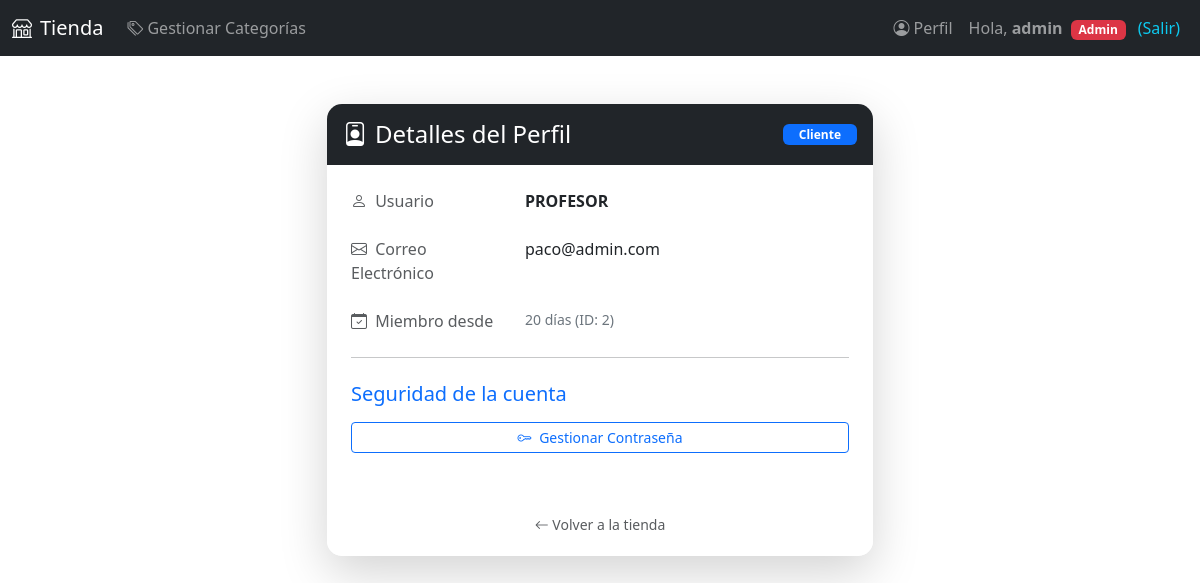
/perfil/profesor (signed in), run on the app's committed database.
### aplicacion/models.py (models this page shows, shortened)
class Usuarios(db.Model, UserMixin):
    __tablename__ = 'usuarios'
    id = Column(Integer, primary_key=True)
    username = Column(String(100), nullable=False)
    password_hash = Column(String(128), nullable=False)
    nombre = Column(String(200), nullable=False)
    email = Column(String(200), nullable=False, unique=True)
    admin = Column(Boolean, default=False)
    @property
    def password(self):
        raise AttributeError('password is not a readable attribute')

### aplicacion/app.py (the view)
@app.route('/perfil/<username>', methods=["GET", "POST"])
@login_required
def perfil(username):
    user = Usuarios.query.filter_by(username=username).first()
    if user is None:
        abort(404)
    form = formChangePassword()
    return render_template("perfil.html", usuario=user, form=form)

### aplicacion/app.py (called while the page is built)
@login_manager.user_loader
def load_user(user_id):
    return Usuarios.query.get(int(user_id))

@app.context_processor
def inject_permissions():
    return dict(
        is_login=current_user.is_authenticated,
        is_admin=getattr(current_user, 'admin', False)
    )

### aplicacion/templates/perfil.html (shortened to what this page needs)
{% extends "base2.html" %}
{% from 'bootstrap5/form.html' import render_form %}
{% block contenido %}
<div class="container mt-5">
    <div class="row justify-content-center">
        <div class="col-md-6">
            <div class="card shadow-lg border-0">
                <div class="card-header bg-dark text-white d-flex justify-content-between align-items-center py-3">
                    <h4 class="mb-0">
                        <span class="bi bi-person-badge me-2"></span>Detalles del Perfil
                    </h4>
                    {% if usuario.admin %}
                        <span class="badge bg-danger px-3">Administrador</span>
                    {% else %}
                        <span class="badge bg-primary px-3">Cliente</span>
                    {% endif %}
                </div>
                <div class="card-body p-4">
                    <div class="row mb-4">
                        <div class="col-sm-4 text-muted">
                            <i class="bi bi-person me-1"></i> Usuario
                        </div>
                        <div class="col-sm-8 fw-bold text-uppercase">
                            {{ usuario.username }}
                        </div>
                    </div>
                    <div class="row mb-4">
                        <div class="col-sm-4 text-muted">
                            <i class="bi bi-envelope me-1"></i> Correo Electrónico
                        </div>
                        <div class="col-sm-8">
                            {{ usuario.email }}
                        </div>
                    </div>
                    <div class="row mb-2">
                        <div class="col-sm-4 text-muted">
                            <i class="bi bi-calendar-check me-1"></i> Miembro desde
                        </div>
                        <div class="col-sm-8 text-secondary small">
                            {{ usuario.id * 10 }} días (ID: {{ usuario.id }})
                        </div>
                    </div>
                    <hr class="my-4">
                    {% if current_user.username == usuario.username or is_admin %}
                    <div class="security-section">
                        <h5 class="text-primary mb-3">Seguridad de la cuenta</h5>
                        <button class="btn btn-outline-primary btn-sm w-100 mb-3" type="button"
                                data-bs-toggle="collapse" data-bs-target="#collapsePassword"
                                aria-expanded="false" aria-controls="collapsePassword">
                            <span class="bi bi-key me-1"></span> Gestionar Contraseña
                        </button>
                    </div>
                    {% else %}
                    <div class="alert alert-light text-center small">
                        <i class="bi bi-info-circle me-1"></i> No tienes permisos para modificar este perfil.
                    </div>
                    {% endif %}
                </div>
                <div class="card-footer bg-white border-top-0 text-center py-3">
                    <a href="{{ url_for('inicio') }}" class="btn btn-link btn-sm text-decoration-none text-muted">
                        <i class="bi bi-arrow-left"></i> Volver a la tienda
                    </a>
                </div>
            </div>
        </div>
    </div>
</div>
{% endblock %}

### aplicacion/templates/base2.html
{% extends "base.html" %}
{% block navbar %}
<nav class="navbar navbar-expand-lg navbar-dark bg-dark">
    <div class="container-fluid">
        <a class="navbar-brand" href="/"><span class="bi bi-shop me-2"></span>Tienda</a>
        <div class="collapse navbar-collapse" id="navbarNav">
            <ul class="navbar-nav me-auto">
                {% if is_admin %}
                <li class="nav-item">
                    <a class="nav-link" href="{{ url_for('categorias_lista') }}">
                        <span class="bi bi-tags me-1"></span>Gestionar Categorías
                    </a>
                </li>
                {% endif %}
            </ul>
            <ul class="navbar-nav ms-auto">
                {% if is_login %}
                <li class="nav-item">
                    <a class="nav-link" href="{{ url_for('perfil', username=current_user.username) }}">
                        <span class="bi bi-person-circle me-1"></span>Perfil
                    </a>
                </li>
                <li class="nav-item">
                    <a class="nav-link" href="{{ url_for('logout') }}">
                        Hola, <strong>{{ current_user.username }}</strong>
                        {% if is_admin %}<span class="badge bg-danger ms-1">Admin</span>{% endif %}
                        <span class="ms-2 text-info">(Salir)</span>
                    </a>
                </li>
                {% else %}
                <li class="nav-item"><a class="nav-link" href="{{ url_for('login') }}">Login</a></li>
                <li class="nav-item"><a class="nav-link" href="{{ url_for('registro') }}">Registro</a></li>
                {% endif %}
            </ul>
        </div>
    </div>
</nav>
{% endblock %}
{% block content %}
    {% block contenido %}{% endblock %}
{% endblock %}

### aplicacion/templates/perfil.html (style rules this page uses)
.card { border-radius: 15px; overflow: hidden; }
.card-header { border-bottom: 0; }

### data on the page
Usuarios: username "admin"
Usuarios: username "PROFESOR", email "paco@admin.com", id "2"

### other printed values
{{ usuario.id * 10 }} "20"
